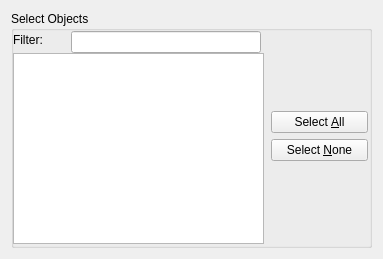
<ui version="4.0" >
 <class>EditMultipleWidget</class>
 <widget class="QWidget" name="EditMultipleWidget" >
  <property name="geometry" >
   <rect>
    <x>0</x>
    <y>0</y>
    <width>383</width>
    <height>259</height>
   </rect>
  </property>
  <property name="sizePolicy" >
   <sizepolicy vsizetype="Expanding" hsizetype="Expanding" >
    <horstretch>0</horstretch>
    <verstretch>0</verstretch>
   </sizepolicy>
  </property>
  <property name="minimumSize" >
   <size>
    <width>383</width>
    <height>0</height>
   </size>
  </property>
  <property name="windowTitle" >
   <string>EditMultipleWidget</string>
  </property>
  <layout class="QGridLayout" >
   <item row="0" column="0" >
    <widget class="QGroupBox" name="groupBox6" >
     <property name="title" >
      <string>Select Objects</string>
     </property>
     <widget class="QLabel" name="textLabel1" >
      <property name="geometry" >
       <rect>
        <x>2</x>
        <y>18</y>
        <width>51</width>
        <height>22</height>
       </rect>
      </property>
      <property name="text" >
       <string>Filter:</string>
      </property>
      <property name="wordWrap" >
       <bool>false</bool>
      </property>
      <property name="buddy" >
       <cstring>_filterEdit</cstring>
      </property>
     </widget>
     <widget class="QLineEdit" name="_filterEdit" >
      <property name="geometry" >
       <rect>
        <x>60</x>
        <y>20</y>
        <width>190</width>
        <height>22</height>
       </rect>
      </property>
     </widget>
     <widget class="QWidget" name="layoutWidget" >
      <property name="geometry" >
       <rect>
        <x>260</x>
        <y>20</y>
        <width>97</width>
        <height>211</height>
       </rect>
      </property>
      <layout class="QGridLayout" >
       <property name="leftMargin" >
        <number>0</number>
       </property>
       <property name="topMargin" >
        <number>0</number>
       </property>
       <property name="rightMargin" >
        <number>0</number>
       </property>
       <property name="bottomMargin" >
        <number>0</number>
       </property>
       <item row="1" column="0" >
        <widget class="QPushButton" name="_selectAllBut" >
         <property name="text" >
          <string>Select &amp;All</string>
         </property>
        </widget>
       </item>
       <item row="0" column="0" >
        <spacer>
         <property name="orientation" >
          <enum>Qt::Vertical</enum>
         </property>
         <property name="sizeType" >
          <enum>QSizePolicy::Expanding</enum>
         </property>
         <property name="sizeHint" >
          <size>
           <width>86</width>
           <height>120</height>
          </size>
         </property>
        </spacer>
       </item>
       <item row="3" column="0" >
        <spacer>
         <property name="orientation" >
          <enum>Qt::Vertical</enum>
         </property>
         <property name="sizeType" >
          <enum>QSizePolicy::Expanding</enum>
         </property>
         <property name="sizeHint" >
          <size>
           <width>86</width>
           <height>120</height>
          </size>
         </property>
        </spacer>
       </item>
       <item row="2" column="0" >
        <widget class="QPushButton" name="_selectNoneBut" >
         <property name="text" >
          <string>Select &amp;None</string>
         </property>
        </widget>
       </item>
      </layout>
     </widget>
     <widget class="QListWidget" name="_objectList" >
      <property name="geometry" >
       <rect>
        <x>2</x>
        <y>42</y>
        <width>251</width>
        <height>191</height>
       </rect>
      </property>
      <property name="selectionMode" >
       <enum>QAbstractItemView::ExtendedSelection</enum>
      </property>
     </widget>
    </widget>
   </item>
  </layout>
 </widget>
 <layoutdefault spacing="6" margin="11" />
 <pixmapfunction>qPixmapFromMimeSource</pixmapfunction>
 <tabstops>
  <tabstop>_filterEdit</tabstop>
  <tabstop>_selectAllBut</tabstop>
  <tabstop>_selectNoneBut</tabstop>
 </tabstops>
 <resources/>
 <connections>
  <connection>
   <sender>_selectAllBut</sender>
   <signal>clicked()</signal>
   <receiver>EditMultipleWidget</receiver>
   <slot>selectAllObjects()</slot>
   <hints>
    <hint type="sourcelabel" >
     <x>20</x>
     <y>20</y>
    </hint>
    <hint type="destinationlabel" >
     <x>20</x>
     <y>20</y>
    </hint>
   </hints>
  </connection>
  <connection>
   <sender>_selectNoneBut</sender>
   <signal>clicked()</signal>
   <receiver>_objectList</receiver>
   <slot>clearSelection()</slot>
   <hints>
    <hint type="sourcelabel" >
     <x>20</x>
     <y>20</y>
    </hint>
    <hint type="destinationlabel" >
     <x>136</x>
     <y>142</y>
    </hint>
   </hints>
  </connection>
  <connection>
   <sender>_filterEdit</sender>
   <signal>textChanged(QString)</signal>
   <receiver>EditMultipleWidget</receiver>
   <slot>applyFilter(QString)</slot>
   <hints>
    <hint type="sourcelabel" >
     <x>20</x>
     <y>20</y>
    </hint>
    <hint type="destinationlabel" >
     <x>20</x>
     <y>20</y>
    </hint>
   </hints>
  </connection>
 </connections>
</ui>
